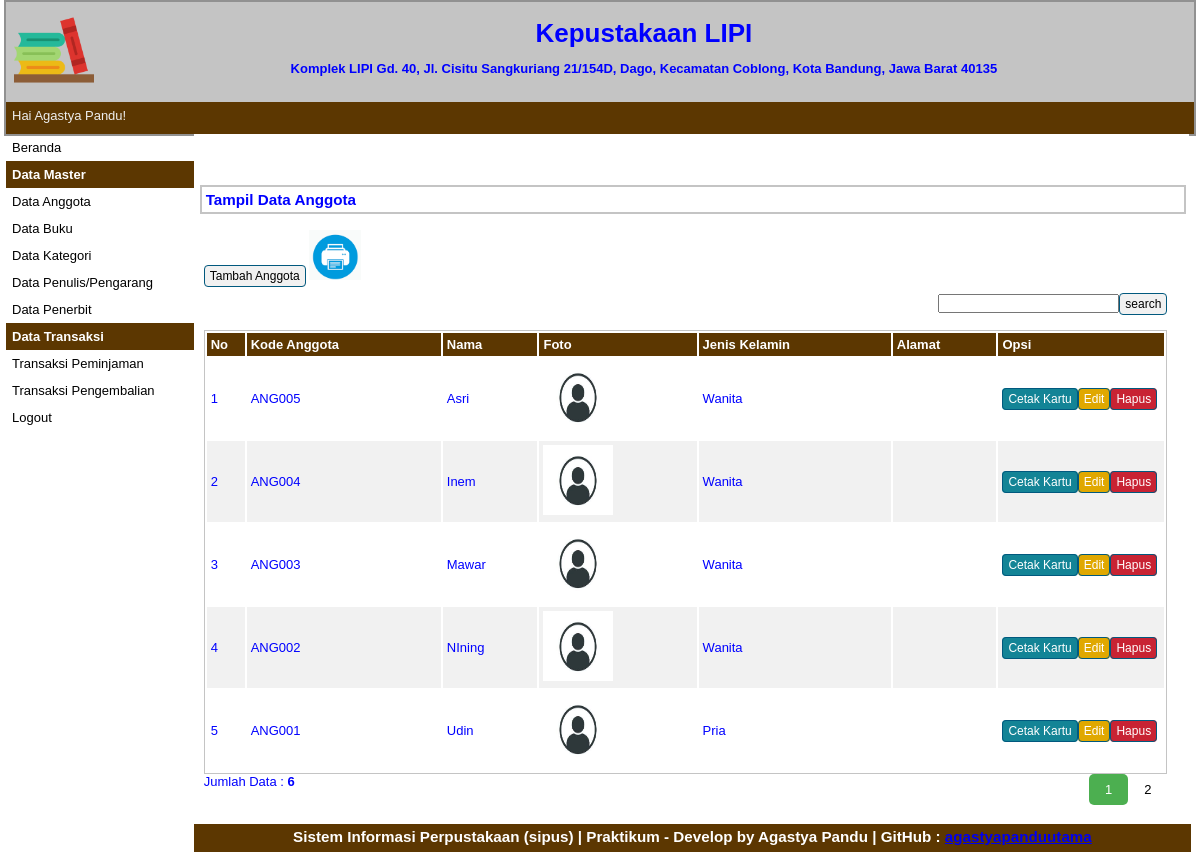
Screenshot of /index.php?p=anggota (signed in) with the database file from the repository.
### tables this page shows
CREATE TABLE `tbanggota` (
  `id` int(11) NOT NULL,
  `kode_anggota` varchar(10) NOT NULL,
  `nama` varchar(30) NOT NULL,
  `jeniskelamin` varchar(10) NOT NULL,
  `alamat` varchar(40) NOT NULL,
  `status` varchar(20) NOT NULL DEFAULT '0' COMMENT '0 = tidak meminjam\r\n1 = sedang meminjam',
  `foto` varchar(50) NOT NULL,
  `waktu_dibuat` timestamp NOT NULL DEFAULT current_timestamp()
);

### pages/anggota.php (the view, shortened to what this page needs)
<div id="label-page"><h3>Tampil Data Anggota</h3></div>
<div id="content">
	<p id="tombol-tambah-container"><a href="index.php?p=anggota-input" class="tombol">Tambah Anggota</a>
	<a target="_blank" href="pages/cetak.php"><img src="print.png" height="50px" height="50px"></a>
	<FORM CLASS="form-inline" METHOD="POST">
		<div align="right">
			<form method=post>
				<input type="text" name="pencarian"><input type="submit" name="search" value="search" class="tombol">
			</form>
	</FORM>
	</p>
	<br>
	<table id="tabel-tampil">
		<tr>
			<th id="label-tampil-no">No</td>
			<th>Kode Anggota</th>
			<th>Nama</th>
			<th>Foto</th>
			<th>Jenis Kelamin</th>
			<th>Alamat</th>
			<th id="label-opsi">Opsi</th>
		</tr>
		<?php
		$batas = 5;
		extract($_GET);
		if(empty($hal)){
			$posisi = 0;
			$hal = 1;
			$nomor = 1;
		}
		else {
			$posisi = ($hal - 1) * $batas;
			$nomor = $posisi+1;
		}
		if($_SERVER['REQUEST_METHOD'] == "POST"){
			echo "Hasil Pencarian dengan Kata Kunci : " . $_POST['pencarian'];
			$pencarian = trim(mysqli_real_escape_string($db, $_POST['pencarian']));
			if($pencarian != ""){
				$sql = "SELECT * FROM tbanggota WHERE nama LIKE '%$pencarian%'
						OR kode_anggota LIKE '%$pencarian%'
						OR jeniskelamin LIKE '%$pencarian%'
						OR alamat LIKE '%$pencarian%'
						ORDER BY waktu_dibuat DESC" ;
				$query = $sql;
				$queryJml = $sql;
			}
			else {
				$query = "SELECT * FROM tbanggota ORDER BY waktu_dibuat DESC LIMIT $posisi, $batas ";
				$queryJml = "SELECT * FROM tbanggota";
				$no = $posisi * 1;
			}
		}
		else {
			$query = "SELECT * FROM tbanggota  ORDER BY waktu_dibuat DESC LIMIT $posisi, $batas";
			$queryJml = "SELECT * FROM tbanggota";
		}
		$q_tampil_anggota = mysqli_query($db, $query);
		if(mysqli_num_rows($q_tampil_anggota)>0)
		{
		while($r_tampil_anggota=mysqli_fetch_array($q_tampil_anggota)){
			if(empty($r_tampil_anggota['foto'])or($r_tampil_anggota['foto']=='-'))
				$foto = "images/admin-no-photo.jpg";
			else
				$foto = "images/picture/" . $r_tampil_anggota['foto'];
		?>
		<tr>
			<td><?php echo $nomor; ?></td>
			<td><?php echo $r_tampil_anggota['kode_anggota']; ?></td>
			<td><?php echo $r_tampil_anggota['nama']; ?></td>
			<td>
					<img src="<?php echo $foto; ?>" width=70px height=70px>
			</td>
			<td><?php echo $r_tampil_anggota['jeniskelamin']; ?></td>
			<td><?php echo $r_tampil_anggota['alamat']; ?></td>
			<td>
				<div class="tombol-opsi-container"><a target="_blank" href="pages/cetak_kartu.php?id=<?php echo $r_tampil_anggota['id'];?>" class="tombol btn btn-info">Cetak Kartu</a></div>
				<div class="tombol-opsi-container"><a href="index.php?p=anggota-edit&id=<?php echo $r_tampil_anggota['id'];?>" class="tombol btn btn-warning">Edit</a></div>
				<div class="tombol-opsi-container"><a href="proses/anggota-hapus.php?id=<?php echo $r_tampil_anggota['id']; ?>" onclick = "return confirm ('Apakah Anda Yakin Akan Menghapus Data Ini?')" class="tombol btn btn-danger">Hapus</a></div>
			</td>
		</tr>
		<?php $nomor++; }
		}
		else {
			echo "<tr><td colspan=6>Data Tidak Ditemukan</td></tr>";
		}?>
	</table>
	<?php
	if(isset($_POST['pencarian'])){
	if($_POST['pencarian']!=''){
		echo "<div style=\"float:left;\">";
		$jml = mysqli_num_rows(mysqli_query($db, $queryJml));
		echo "Data Hasil Pencarian: <b>$jml</b>";
		echo "</div>";
	}
	}
	else{ ?>
		<div style="float: left;">
		<?php
			$jml = mysqli_num_rows(mysqli_query($db, $queryJml));
			echo "Jumlah Data : <b>$jml</b>";
		?>
		</div>
		<div class="pagination">
				<?php
				$jml_hal = ceil($jml/$batas);
				for($i=1; $i<=$jml_hal; $i++){
					if($i != $hal){
						echo "<a href=\"?p=anggota&hal=$i\">$i</a>";
					}
					else {
						echo "<a class=\"active\">$i</a>";
					}
				}
				?>
		</div>
	<?php
	}
	?>
</div>

### index.php (shortened to what this page needs)
<?php
if (isset($_SESSION['sesi'])) {
?>
	<!doctype html>
	<html>
	<head>
		<link rel="stylesheet" type="text/css" href="style.css">
	</head>
	<body>
		<div id="container">
			<div id="header">
				<div id="logo-perpustakaan-container">
					<image id="logo-perpustakaan" src="images/logo-perpustakaan3.png" border=0 style="border:0; text-decoration:none; outline:none">
				</div>
				<div id="nama-alamat-perpustakaan-container">
					<div class="nama-alamat-perpustakaan">
						<h1> Kepustakaan LIPI </h1>
					</div>
					<div class="nama-alamat-perpustakaan">
						<h4>Komplek LIPI Gd. 40, Jl. Cisitu Sangkuriang 21/154D, Dago, Kecamatan Coblong, Kota Bandung, Jawa Barat 40135</h4>
					</div>
				</div>
			</div>
			<div id="header2">
				<div id="nama-user">Hai <?php echo $_SESSION['nama']; ?>!</div>
			</div>
			<div id="sidebar">
				<a href="index.php?p=beranda">Beranda</a>
				<p class="label-navigasi">Data Master</p>
				<ul>
					<li><a href="index.php?p=anggota">Data Anggota</a></li>
					<li><a href="index.php?p=buku">Data Buku</a></li>
					<li><a href="index.php?p=kategori">Data Kategori</a></li>
					<li><a href="index.php?p=penulis">Data Penulis/Pengarang</a></li>
					<li><a href="index.php?p=penerbit">Data Penerbit</a></li>
				</ul>
				<p class="label-navigasi">Data Transaksi</p>
				<ul>
					<li><a href="index.php?p=transaksi-peminjaman">Transaksi Peminjaman</a></li>
					<li><a href="index.php?p=transaksi-pengembalian">Transaksi Pengembalian</a></li>
				</ul>
				<a href="logout.php">Logout</a>
			</div>
			<div id="content-container">
				<div class="container">
					<div class="row"><br /><br /><br />
					</div>
				</div>
				<?php
				$pages_dir = 'pages';
				if (!empty($_GET['p'])) {
					$pages = scandir($pages_dir, 0);
					unset($pages[0], $pages[1]);
					$p = $_GET['p'];
					if (in_array($p . '.php', $pages)) {
						include($pages_dir . '/' . $p . '.php');
					} else {
						echo 'Halaman Tidak Ditemukan';
					}
				} else {
					include($pages_dir . '/beranda.php');
				}
				?>
			</div>
			<div id="footer">
				<h3>Sistem Informasi Perpustakaan (sipus) | Praktikum - Develop by Agastya Pandu | GitHub : <a href="http://github.com/agastyapanduutama" target="_blank">agastyapanduutama</a> </h3>
			</div>
		</div>
	</body>
	</html>
<?php
} else {
	echo "<script>
		alert('Anda Harus Login Dahulu!');
	</script>";
	header('location:login.php');
}
?>

### style.css (style rules this page uses)
* { margin:0px; padding:0px }
body { font-family:sans-serif; font-size:13px; color:blue; }
.pagination { display: inline-block; }
.pagination a { color: black; float: left; padding: 8px 16px; text-decoration: none; }
.pagination a.active { background-color: #4CAF50; color: white; border-radius: 5px; }
#container { width:99%; margin:0px auto; border:2px solid #919191; background-color:#C4C4C4; }
#header { width:100%; height:100px; background-color:#C4C4C4; }
#logo-perpustakaan-container { float:left; width:6%; height:80%; padding:8px; }
#logo-perpustakaan { width:80px; height:80px; border:2px solid #FFFFFF; }
#nama-alamat-perpustakaan-container { float:left; width:90%; padding:10px; }
.nama-alamat-perpustakaan { float:left; width:100%; padding:6px; text-align:center; }
#header2 { width:100%; height:32px; background-color:#5C3701; color:#FFFFFF; }
#nama-user { float:left; color:#EEEEEE; padding:6px; }
#sidebar { float:left; width:15.8%; }
#sidebar ul { list-style:none; }
#sidebar a:link, #sidebar a:visited { color:black; text-decoration:none; display:block; padding:6px; }
.label-navigasi { background-color:#5C3701; padding:6px; color:white; font-weight:bold; }
#content-container { float:left; width:83.8%; background-color:#FFFFFF; }
#footer { width:99.4%; height:20px; clear:both; text-align:center; padding:4px; background-color:#5C3701; color:#FFFFFF; }
#label-page { margin-top:6px; margin-bottom:6px; margin-left:6px; border:2px solid #C4C4C4; padding:4px; width:97.9%; }
#content { float:left; width:96.8%; min-height:454px; background-image : border:2px solid #C4C4C4; padding:10px; margin-bottom:6px; }
.tombol { border-radius:4px; font-size:12px; text-decoration:none; background-color:#F1F1F1; padding-top:3px; padding-bottom:3px; padding-left:5px; padding-right:5px; border:1px solid #01597E; color:black; }
#tombol-tambah-container { margin-bottom:10px; }
#tabel-tampil { border:1px solid #C4C4C4; width:100%; }
#tabel-tampil tr:nth-child(odd) { background-color:#F1F1F1; }
#tabel-tampil tr th { background-color:#5C3701; color:#FFFFFF; padding:4px; text-align:left; }
#tabel-tampil td { padding:4px; }
#label-tampil-no { width:30px; }
#label-opsi { width:158px; font-weight:bold; }
.tombol-opsi-container { float:left; }
.btn-danger { background-color: #C82333; color: #fff; }
.btn-warning { background-color: #E0A800; color: #fff; }
.btn-info { background-color: #138496; color: #fff; }

### rows the page displays
tbanggota: kode_anggota "ANG005", nama "Asri", jeniskelamin "Wanita"
tbanggota: kode_anggota "ANG004", nama "Inem", jeniskelamin "Wanita"
tbanggota: kode_anggota "ANG003", nama "Mawar", jeniskelamin "Wanita"
tbanggota: kode_anggota "ANG002", nama "NIning", jeniskelamin "Wanita"
tbanggota: kode_anggota "ANG001", nama "Udin", jeniskelamin "Pria"

### other values shown
$_SESSION['nama'] "Agastya Pandu"
$jml "6"
